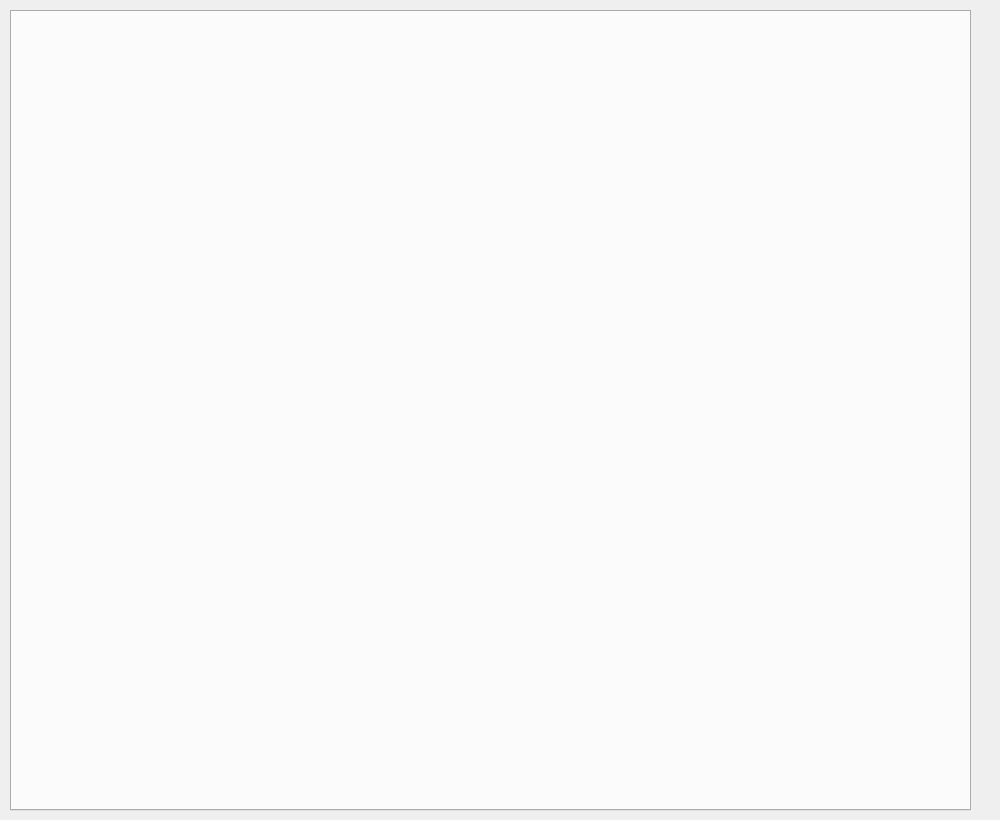
<?xml version="1.0" encoding="UTF-8"?>
<ui version="4.0">
 <class>ParamWidget</class>
 <widget class="QWidget" name="ParamWidget">
  <property name="geometry">
   <rect>
    <x>0</x>
    <y>0</y>
    <width>1000</width>
    <height>820</height>
   </rect>
  </property>
  <property name="minimumSize">
   <size>
    <width>1000</width>
    <height>820</height>
   </size>
  </property>
  <property name="maximumSize">
   <size>
    <width>1000</width>
    <height>820</height>
   </size>
  </property>
  <property name="windowTitle">
   <string>ParamWidget</string>
  </property>
  <widget class="QTabWidget" name="tabWidget">
   <property name="geometry">
    <rect>
     <x>10</x>
     <y>10</y>
     <width>961</width>
     <height>801</height>
    </rect>
   </property>
   <property name="minimumSize">
    <size>
     <width>0</width>
     <height>0</height>
    </size>
   </property>
   <property name="currentIndex">
    <number>-1</number>
   </property>
  </widget>
 </widget>
 <layoutdefault spacing="6" margin="11"/>
 <resources/>
 <connections/>
</ui>
